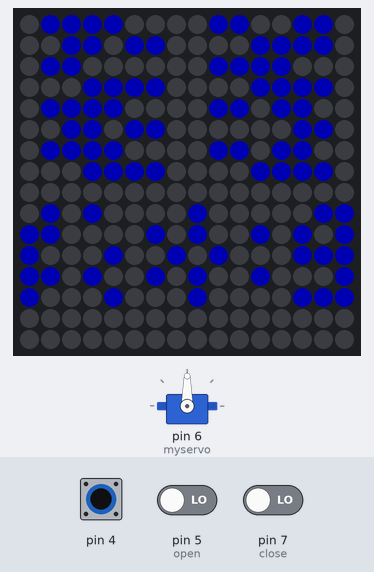
Bench run of a sketch on a simulated Arduino Uno, built with avr-gcc and run on an emulated ATmega328P. Shown: 16×16 RGB LED matrix (first LED top left, wired row by row), servo. Inputs (shaded band) come from the test bench; at power-on: pin 4 HIGH, pin 5 (open) LOW, pin 7 (close) LOW. Dim RGB values are drawn brighter than linear; what the sketch prints to the serial monitor is not drawn.

1.3 s: pin 4 pulled LOW for 3.2 s
Above: at 2.1 s.
Timing chart, 0 to 4.3 s (numbered marks = the images above; inputs shaded):
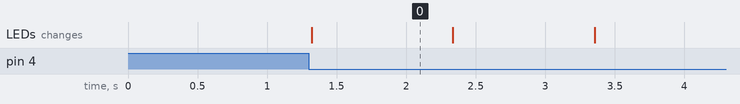

Measured:
- after the input at 1.3 s, the LEDs: change at once (image 0)
- what the display in image 0 shows lasts 1.0 s, from 1.3 s to 2.3 s

The sketch:

arduino_code.ino
```cpp
// **************** НАСТРОЙКИ МАТРИЦЫ ****************
#define LED_PIN 13           // пин ленты
#define BRIGHTNESS 60       // стандартная маскимальная яркость (0-255)
#define CURRENT_LIMIT 2000    // лимит по току в миллиамперах, автоматически управляет яркостью (пожалей свой блок питания!) 0 - выключить лимит

#define WIDTH 16            // ширина матрицы
#define HEIGHT 16           // высота матрицы
#define SEGMENTS 1            // диодов в одном "пикселе" (для создания матрицы из кусков ленты)

#define COLOR_ORDER GRB       // порядок цветов на ленте. Если цвет отображается некорректно - меняйте. Начать можно с RGB

#define MATRIX_TYPE 0       // тип матрицы: 0 - зигзаг, 1 - последовательная
#define CONNECTION_ANGLE 0  // угол подключения: 0 - левый нижний, 1 - левый верхний, 2 - правый верхний, 3 - правый нижний
#define STRIP_DIRECTION 0   // направление ленты из угла: 0 - вправо, 1 - вверх, 2 - влево, 3 - вниз


#define DEBUG 0
#define NUM_LEDS WIDTH * HEIGHT
#include "FastLED.h"
CRGB leds[NUM_LEDS];


#include <Servo.h>


bool signl = 0;
bool flag = 1;
Servo myservo;


void setup() {
  Serial.begin(9600);
  randomSeed(analogRead(0) + analogRead(1));		// пинаем генератор случайных чисел

  // настройки ленты
  FastLED.addLeds<WS2812, LED_PIN, GRB>(leds, NUM_LEDS).setCorrection( TypicalLEDStrip );
  FastLED.setBrightness(BRIGHTNESS);
  if (CURRENT_LIMIT > 0) FastLED.setMaxPowerInVoltsAndMilliamps(5, CURRENT_LIMIT);
  FastLED.clear();
  FastLED.show();

  // проверка правильности ориентации
  // левый нижний угол - начало координат


  Serial.begin(9600);
  pinMode(3, INPUT_PULLUP);// кнопка крышки
  pinMode(4, INPUT_PULLUP);// концевик
  pinMode(5, INPUT);//open
  pinMode(7, INPUT);//close
  myservo.attach(6);

}


void powwer(){
  FastLED.clear(true);

  drawPixelXY(1, 0 , CRGB::Blue);
  drawPixelXY(2, 0 , CRGB::Blue);
  drawPixelXY(3, 0 , CRGB::Blue);
  drawPixelXY(4, 0 , CRGB::Blue);
  drawPixelXY(9, 0 , CRGB::Blue);
  drawPixelXY(10, 0 , CRGB::Blue);
  drawPixelXY(13, 0 , CRGB::Blue);
  drawPixelXY(14, 0 , CRGB::Blue);

  drawPixelXY(1, 1 , CRGB::Blue);
  drawPixelXY(2, 1 , CRGB::Blue);
  drawPixelXY(3, 1 , CRGB::Blue);
  drawPixelXY(4, 1 , CRGB::Blue);
  drawPixelXY(9, 1 , CRGB::Blue);
  drawPixelXY(10, 1 , CRGB::Blue);
  drawPixelXY(13, 1 , CRGB::Blue);
  drawPixelXY(12, 1 , CRGB::Blue);

  drawPixelXY(1, 2 , CRGB::Blue);
  drawPixelXY(2, 2 , CRGB::Blue);
  drawPixelXY(9, 2 , CRGB::Blue);
  drawPixelXY(10 , 2 , CRGB::Blue);
  drawPixelXY(11, 2, CRGB::Blue);
  drawPixelXY(12, 2 , CRGB::Blue);

  drawPixelXY(1, 3 , CRGB::Blue);
  drawPixelXY(2, 3 , CRGB::Blue);
  drawPixelXY(9, 3 , CRGB::Blue);
  drawPixelXY(10 , 3 , CRGB::Blue);
  drawPixelXY(11, 3, CRGB::Blue);
  drawPixelXY(12, 3 , CRGB::Blue);
  drawPixelXY(3, 3 , CRGB::Blue);
  drawPixelXY(4, 3 , CRGB::Blue);

  drawPixelXY(1, 4 , CRGB::Blue);
  drawPixelXY(2, 4 , CRGB::Blue);
  drawPixelXY(9, 4 , CRGB::Blue);
  drawPixelXY(10 , 4 , CRGB::Blue);
  drawPixelXY(13, 4, CRGB::Blue);
  drawPixelXY(12, 4 , CRGB::Blue);
  drawPixelXY(3, 4 , CRGB::Blue);
  drawPixelXY(4, 4 , CRGB::Blue);

  drawPixelXY(1, 5 , CRGB::Blue);
  drawPixelXY(2, 5 , CRGB::Blue);
  drawPixelXY(9, 5 , CRGB::Blue);
  drawPixelXY(10 , 5 , CRGB::Blue);
  drawPixelXY(13, 5, CRGB::Blue);
  drawPixelXY(12, 5 , CRGB::Blue);

  drawPixelXY(1, 6 , CRGB::Blue);
  drawPixelXY(2, 6 , CRGB::Blue);
  drawPixelXY(9, 6 , CRGB::Blue);
  drawPixelXY(10 , 6 , CRGB::Blue);
  drawPixelXY(13, 6, CRGB::Blue);
  drawPixelXY(12, 6 , CRGB::Blue);
  drawPixelXY(3, 6 , CRGB::Blue);
  drawPixelXY(4, 6 , CRGB::Blue);

  drawPixelXY(1, 7 , CRGB::Blue);
  drawPixelXY(2, 7 , CRGB::Blue);
  drawPixelXY(9, 7 , CRGB::Blue);
  drawPixelXY(10 , 7 , CRGB::Blue);
  drawPixelXY(12, 7 , CRGB::Blue);
  drawPixelXY(3, 7 , CRGB::Blue);
  drawPixelXY(11, 7 , CRGB::Blue);
  drawPixelXY(4, 7 , CRGB::Blue);

  drawPixelXY(0, 9 , CRGB::Blue);
  drawPixelXY(1, 9 , CRGB::Blue);
  drawPixelXY(7, 9 , CRGB::Blue);
  drawPixelXY(14 , 9 , CRGB::Blue);
  drawPixelXY(12, 9 , CRGB::Blue);

  drawPixelXY(0, 10 , CRGB::Blue);
  drawPixelXY(1, 10 , CRGB::Blue);
  drawPixelXY(6, 10 , CRGB::Blue);
  drawPixelXY(8 , 10 , CRGB::Blue);
  drawPixelXY(11, 10 , CRGB::Blue);
  drawPixelXY(13, 10 , CRGB::Blue);
  drawPixelXY(15, 10 , CRGB::Blue);

  drawPixelXY(0, 11 , CRGB::Blue);
  drawPixelXY(1, 11 , CRGB::Blue);
  drawPixelXY(6, 11 , CRGB::Blue);
  drawPixelXY(8 , 11 , CRGB::Blue);
  drawPixelXY(2, 11 , CRGB::Blue);
  drawPixelXY(11, 11 , CRGB::Blue);
  drawPixelXY(15, 11 , CRGB::Blue);

  drawPixelXY(0, 12 , CRGB::Blue);
  drawPixelXY(1, 12 , CRGB::Blue);
  drawPixelXY(6, 12 , CRGB::Blue);
  drawPixelXY(8 , 12 , CRGB::Blue);
  drawPixelXY(3, 12 , CRGB::Blue);
  drawPixelXY(11, 12 , CRGB::Blue);
  drawPixelXY(15, 12 , CRGB::Blue);

  drawPixelXY(0, 13 , CRGB::Blue);
  drawPixelXY(1, 13 , CRGB::Blue);
  drawPixelXY(7, 13 , CRGB::Blue);
  drawPixelXY(2, 13 , CRGB::Blue);
  drawPixelXY(11, 13 , CRGB::Blue);
  drawPixelXY(15, 13 , CRGB::Blue);

  FastLED.show();
}


void loop() {
  Serial.println(digitalRead(4));

  if (digitalRead(4) == 0) {
   powwer();
   delay(1000);
   FastLED.clear(true);
   delay(1000);
  }


if ((digitalRead(7) == 1)||(digitalRead(5) == 1)) {

    if (digitalRead(5) == 1){


      drawPixelXY(2, 4 , CRGB::Red);
      myservo.write(90);
      delay(1000);
      flag = !flag;

    }
}
else {


  if (digitalRead(7) == 1){


    drawPixelXY(11, 12 , CRGB::Green);
    myservo.write(1);
    delay(1000);
    flag = !flag;
    FastLED.clear(true);
  }

}


}
```

utility_funx.ino
```cpp
// шрифт 5х7
const uint8_t font5x7[][5] PROGMEM = {
  {0x3e, 0x51, 0x49, 0x45, 0x3e}, // 0 0x30 48
  {0x00, 0x42, 0x7f, 0x40, 0x00}, // 1 0x31 49
  {0x42, 0x61, 0x51, 0x49, 0x46}, // 2 0x32 50
  {0x21, 0x41, 0x45, 0x4b, 0x31}, // 3 0x33 51
  {0x18, 0x14, 0x12, 0x7f, 0x10}, // 4 0x34 52
  {0x27, 0x45, 0x45, 0x45, 0x39}, // 5 0x35 53
  {0x3c, 0x4a, 0x49, 0x49, 0x30}, // 6 0x36 54
  {0x01, 0x71, 0x09, 0x05, 0x03}, // 7 0x37 55
  {0x36, 0x49, 0x49, 0x49, 0x36}, // 8 0x38 56
  {0x06, 0x49, 0x49, 0x29, 0x1e}, // 9 0x39 57
};

// шрифт 3х5 квадратный
const uint8_t font3x5[10][3] PROGMEM = {
  {0b11111, 0b10001, 0b11111},    // 0
  {0b00000, 0b00000, 0b11111},    // 1
  {0b10111, 0b10101, 0b11101},    // 2
  {0b10101, 0b10101, 0b11111},    // 3
  {0b11100, 0b00100, 0b11111},    // 4
  {0b11101, 0b10101, 0b10111},    // 5
  {0b11111, 0b10101, 0b10111},    // 6
  {0b10000, 0b10000, 0b11111},    // 7
  {0b11111, 0b10101, 0b11111},    // 8
  {0b11101, 0b10101, 0b11111},    // 9
};

// шрифт 3х5 скруглённый
const uint8_t font3x5_s[10][3] PROGMEM = {
  {0b01111, 0b10001, 0b11110},    // 0
  {0b00000, 0b01000, 0b11111},    // 1
  {0b10011, 0b10101, 0b01001},    // 2
  {0b10001, 0b10101, 0b11111},    // 3
  {0b11100, 0b00100, 0b11111},    // 4
  {0b11101, 0b10101, 0b10111},    // 5
  {0b01111, 0b10101, 0b10111},    // 6
  {0b10000, 0b10011, 0b11100},    // 7
  {0b11111, 0b10101, 0b11111},    // 8
  {0b11101, 0b10101, 0b11110},    // 9
};

// нарисовать цифру шрифт 3х5 квадратный
void drawDigit3x5(byte digit, byte X, byte Y, CRGB color) {
  if (digit > 9) return;
  for (byte x = 0; x < 3; x++) {
    byte thisByte = pgm_read_byte(&(font3x5[digit][x]));
    for (byte y = 0; y < 5; y++) {
      if (x + X > WIDTH || y + Y > HEIGHT) continue;
      if (thisByte & (1 << y)) drawPixelXY(x + X, y + Y, color);
    }
  }
}

// нарисовать цифру шрифт 3х5 скруглённый
void drawDigit3x5_s(byte digit, byte X, byte Y, CRGB color) {
  if (digit > 9) return;
  for (byte x = 0; x < 3; x++) {
    byte thisByte = pgm_read_byte(&(font3x5_s[digit][x]));
    for (byte y = 0; y < 5; y++) {
      if (x + X > WIDTH || y + Y > HEIGHT) continue;
      if (thisByte & (1 << y)) drawPixelXY(x + X, y + Y, color);
    }
  }
}

// нарисовать цифру шрифт 5х7
void drawDigit5x7(byte digit, byte X, byte Y, CRGB color) {
  if (digit > 9) return;
  for (byte x = 0; x < 5; x++) {
    byte thisByte = pgm_read_byte(&(font5x7[digit][x]));
    for (byte y = 0; y < 7; y++) {
      if (x + X > WIDTH || y + Y > HEIGHT) continue;
      if (thisByte & (1 << 6 - y)) drawPixelXY(x + X, y + Y, color);
    }
  }
}

// точки для часов
void drawDots(byte X, byte Y, uint32_t color) {
  drawPixelXY(X, Y + 1, color);
  drawPixelXY(X, Y + 3, color);
}

// нарисовать часы
void drawClock(byte hrs, byte mins, boolean dots, byte X, byte Y, uint32_t color1, uint32_t color2) {
  if (hrs > 9) drawDigit3x5(hrs / 10, X, Y, color1);
  drawDigit3x5(hrs % 10, X + 4, Y, color1);
  if (dots) drawDots(X + 7, Y, color2);
  else drawDots(X + 7, Y, 0x000000);
  drawDigit3x5(mins / 10, X + 8, Y, color1);
  drawDigit3x5(mins % 10, X + 12, Y, color1);
}

// Gamma Correction (Defalt Gamma = 2.8)
const uint8_t PROGMEM gammaR[] = {
  0,  0,  0,  0,  0,  0,  0,  0,  0,  0,  0,  0,  0,  0,  0,  0,
  0,  0,  0,  0,  0,  0,  0,  0,  0,  0,  0,  0,  0,  1,  1,  1,
  1,  1,  1,  1,  1,  1,  1,  1,  1,  1,  1,  2,  2,  2,  2,  2,
  2,  2,  2,  3,  3,  3,  3,  3,  3,  3,  4,  4,  4,  4,  4,  5,
  5,  5,  5,  5,  6,  6,  6,  6,  7,  7,  7,  7,  8,  8,  8,  9,
  9,  9, 10, 10, 10, 11, 11, 11, 12, 12, 12, 13, 13, 14, 14, 14,
  15, 15, 16, 16, 17, 17, 18, 18, 19, 19, 20, 20, 21, 21, 22, 22,
  23, 24, 24, 25, 25, 26, 27, 27, 28, 29, 29, 30, 31, 31, 32, 33,
  33, 34, 35, 36, 36, 37, 38, 39, 40, 40, 41, 42, 43, 44, 45, 46,
  46, 47, 48, 49, 50, 51, 52, 53, 54, 55, 56, 57, 58, 59, 60, 61,
  62, 63, 65, 66, 67, 68, 69, 70, 71, 73, 74, 75, 76, 78, 79, 80,
  81, 83, 84, 85, 87, 88, 89, 91, 92, 94, 95, 97, 98, 99, 101, 102,
  104, 105, 107, 109, 110, 112, 113, 115, 116, 118, 120, 121, 123, 125, 127, 128,
  130, 132, 134, 135, 137, 139, 141, 143, 145, 146, 148, 150, 152, 154, 156, 158,
  160, 162, 164, 166, 168, 170, 172, 174, 177, 179, 181, 183, 185, 187, 190, 192,
  194, 196, 199, 201, 203, 206, 208, 210, 213, 215, 218, 220, 223, 225, 227, 230
};

const uint8_t PROGMEM gammaG[] = {
  0,  0,  0,  0,  0,  0,  0,  0,  0,  0,  0,  0,  0,  0,  0,  0,
  0,  0,  0,  0,  0,  0,  0,  0,  0,  0,  0,  0,  1,  1,  1,  1,
  1,  1,  1,  1,  1,  1,  1,  1,  1,  2,  2,  2,  2,  2,  2,  2,
  2,  3,  3,  3,  3,  3,  3,  3,  4,  4,  4,  4,  4,  5,  5,  5,
  5,  6,  6,  6,  6,  7,  7,  7,  7,  8,  8,  8,  9,  9,  9, 10,
  10, 10, 11, 11, 11, 12, 12, 13, 13, 13, 14, 14, 15, 15, 16, 16,
  17, 17, 18, 18, 19, 19, 20, 20, 21, 21, 22, 22, 23, 24, 24, 25,
  25, 26, 27, 27, 28, 29, 29, 30, 31, 32, 32, 33, 34, 35, 35, 36,
  37, 38, 39, 39, 40, 41, 42, 43, 44, 45, 46, 47, 48, 49, 50, 50,
  51, 52, 54, 55, 56, 57, 58, 59, 60, 61, 62, 63, 64, 66, 67, 68,
  69, 70, 72, 73, 74, 75, 77, 78, 79, 81, 82, 83, 85, 86, 87, 89,
  90, 92, 93, 95, 96, 98, 99, 101, 102, 104, 105, 107, 109, 110, 112, 114,
  115, 117, 119, 120, 122, 124, 126, 127, 129, 131, 133, 135, 137, 138, 140, 142,
  144, 146, 148, 150, 152, 154, 156, 158, 160, 162, 164, 167, 169, 171, 173, 175,
  177, 180, 182, 184, 186, 189, 191, 193, 196, 198, 200, 203, 205, 208, 210, 213,
  215, 218, 220, 223, 225, 228, 231, 233, 236, 239, 241, 244, 247, 249, 252, 255
};

const uint8_t PROGMEM gammaB[] = {
  0,  0,  0,  0,  0,  0,  0,  0,  0,  0,  0,  0,  0,  0,  0,  0,
  0,  0,  0,  0,  0,  0,  0,  0,  0,  0,  0,  0,  0,  0,  0,  1,
  1,  1,  1,  1,  1,  1,  1,  1,  1,  1,  1,  1,  1,  2,  2,  2,
  2,  2,  2,  2,  2,  2,  3,  3,  3,  3,  3,  3,  3,  4,  4,  4,
  4,  4,  5,  5,  5,  5,  5,  6,  6,  6,  6,  6,  7,  7,  7,  8,
  8,  8,  8,  9,  9,  9, 10, 10, 10, 10, 11, 11, 12, 12, 12, 13,
  13, 13, 14, 14, 15, 15, 15, 16, 16, 17, 17, 18, 18, 19, 19, 19,
  20, 20, 21, 22, 22, 23, 23, 24, 24, 25, 25, 26, 27, 27, 28, 28,
  29, 30, 30, 31, 32, 32, 33, 34, 34, 35, 36, 37, 37, 38, 39, 40,
  40, 41, 42, 43, 44, 44, 45, 46, 47, 48, 49, 50, 51, 51, 52, 53,
  54, 55, 56, 57, 58, 59, 60, 61, 62, 63, 64, 65, 66, 67, 69, 70,
  71, 72, 73, 74, 75, 77, 78, 79, 80, 81, 83, 84, 85, 86, 88, 89,
  90, 92, 93, 94, 96, 97, 98, 100, 101, 103, 104, 106, 107, 109, 110, 112,
  113, 115, 116, 118, 119, 121, 122, 124, 126, 127, 129, 131, 132, 134, 136, 137,
  139, 141, 143, 144, 146, 148, 150, 152, 153, 155, 157, 159, 161, 163, 165, 167,
  169, 171, 173, 175, 177, 179, 181, 183, 185, 187, 189, 191, 193, 196, 198, 200
};

// gamma correction для expandColor
static const uint8_t PROGMEM
  gamma5[] = {
    0x00,0x01,0x02,0x03,0x05,0x07,0x09,0x0b,
    0x0e,0x11,0x14,0x18,0x1d,0x22,0x28,0x2e,
    0x36,0x3d,0x46,0x4f,0x59,0x64,0x6f,0x7c,
    0x89,0x97,0xa6,0xb6,0xc7,0xd9,0xeb,0xff },
  gamma6[] = {
    0x00,0x01,0x02,0x03,0x04,0x05,0x06,0x08,
    0x09,0x0a,0x0b,0x0d,0x0e,0x10,0x12,0x13,
    0x15,0x17,0x19,0x1b,0x1d,0x20,0x22,0x25,
    0x27,0x2a,0x2d,0x30,0x33,0x37,0x3a,0x3e,
    0x41,0x45,0x49,0x4d,0x52,0x56,0x5b,0x5f,
    0x64,0x69,0x6e,0x74,0x79,0x7f,0x85,0x8b,
    0x91,0x97,0x9d,0xa4,0xab,0xb2,0xb9,0xc0,
    0xc7,0xcf,0xd6,0xde,0xe6,0xee,0xf7,0xff };

// ------------- СЛУЖЕБНЫЕ ФУНКЦИИ --------------

// преобразовать цвет из 16 битного в 24 битный
static uint32_t expandColor(uint16_t color) {
  return ((uint32_t)pgm_read_byte(&gamma5[ color >> 11       ]) << 16) |
         ((uint32_t)pgm_read_byte(&gamma6[(color >> 5) & 0x3F]) <<  8) |
         pgm_read_byte(&gamma5[ color       & 0x1F]);
}

// гамма-коррекция (более натуральные цвета)
uint32_t gammaCorrection(uint32_t color) {
  byte r = (color >> 16) & 0xFF;  // Extract the RR byte
  byte g = (color >> 8) & 0xFF;   // Extract the GG byte
  byte b = color & 0xFF;        // Extract the BB byte

  r = pgm_read_byte(&gammaR[r]);
  g = pgm_read_byte(&gammaG[g]);
  b = pgm_read_byte(&gammaB[b]);

  uint32_t newColor = ((long)(r & 0xff) << 16) + ((long)(g & 0xff) << 8) + ((long)b & 0xff);
  return newColor;
}


// залить все
void fillAll(CRGB color) {
  for (int i = 0; i < NUM_LEDS; i++) {
    leds[i] = color;
  }
}

// функция отрисовки точки по координатам X Y
void drawPixelXY(int8_t x, int8_t y, CRGB color) {
  if (x < 0 || x > WIDTH - 1 || y < 0 || y > HEIGHT - 1) return;
  int thisPixel = getPixelNumber(x, y) * SEGMENTS;
  for (byte i = 0; i < SEGMENTS; i++) {
    leds[thisPixel + i] = color;
  }
}

// функция получения цвета пикселя по его номеру
uint32_t getPixColor(int thisSegm) {
  int thisPixel = thisSegm * SEGMENTS;
  if (thisPixel < 0 || thisPixel > NUM_LEDS - 1) return 0;
  return (((uint32_t)leds[thisPixel].r << 16) | ((long)leds[thisPixel].g << 8 ) | (long)leds[thisPixel].b);
}

// функция получения цвета пикселя в матрице по его координатам
uint32_t getPixColorXY(int8_t x, int8_t y) {
  return getPixColor(getPixelNumber(x, y));
}

// **************** НАСТРОЙКА МАТРИЦЫ ****************
#if (CONNECTION_ANGLE == 0 && STRIP_DIRECTION == 0)
#define _WIDTH WIDTH
#define THIS_X x
#define THIS_Y y

#elif (CONNECTION_ANGLE == 0 && STRIP_DIRECTION == 1)
#define _WIDTH HEIGHT
#define THIS_X y
#define THIS_Y x

#elif (CONNECTION_ANGLE == 1 && STRIP_DIRECTION == 0)
#define _WIDTH WIDTH
#define THIS_X x
#define THIS_Y (HEIGHT - y - 1)

#elif (CONNECTION_ANGLE == 1 && STRIP_DIRECTION == 3)
#define _WIDTH HEIGHT
#define THIS_X (HEIGHT - y - 1)
#define THIS_Y x

#elif (CONNECTION_ANGLE == 2 && STRIP_DIRECTION == 2)
#define _WIDTH WIDTH
#define THIS_X (WIDTH - x - 1)
#define THIS_Y (HEIGHT - y - 1)

#elif (CONNECTION_ANGLE == 2 && STRIP_DIRECTION == 3)
#define _WIDTH HEIGHT
#define THIS_X (HEIGHT - y - 1)
#define THIS_Y (WIDTH - x - 1)

#elif (CONNECTION_ANGLE == 3 && STRIP_DIRECTION == 2)
#define _WIDTH WIDTH
#define THIS_X (WIDTH - x - 1)
#define THIS_Y y

#elif (CONNECTION_ANGLE == 3 && STRIP_DIRECTION == 1)
#define _WIDTH HEIGHT
#define THIS_X y
#define THIS_Y (WIDTH - x - 1)

#else
#define _WIDTH WIDTH
#define THIS_X x
#define THIS_Y y
#pragma message "Wrong matrix parameters! Set to default"

#endif

// получить номер пикселя в ленте по координатам
uint16_t getPixelNumber(int8_t x, int8_t y) {
  if ((THIS_Y % 2 == 0) || MATRIX_TYPE) {               // если чётная строка
    return (THIS_Y * _WIDTH + THIS_X);
  } else {                                              // если нечётная строка
    return (THIS_Y * _WIDTH + _WIDTH - THIS_X - 1);
  }
}
```
